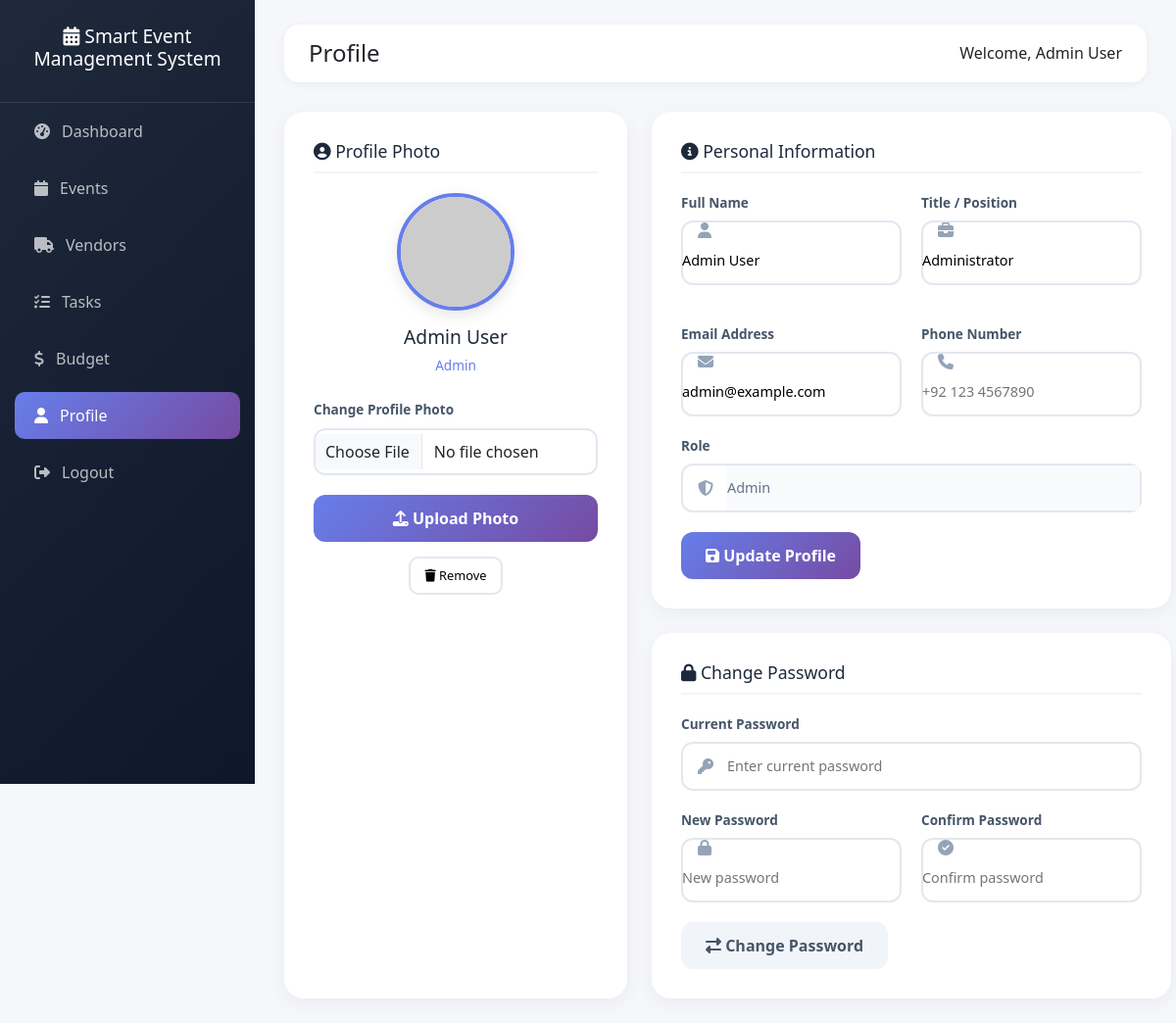
The app's page /profile.php (signed in) with its own data.
### tables this page shows
CREATE TABLE `users` (
  `id` int(11) NOT NULL,
  `name` varchar(100) NOT NULL,
  `email` varchar(100) NOT NULL,
  `password` varchar(255) NOT NULL,
  `role` enum('admin','user') DEFAULT 'user',
  `created_at` timestamp NOT NULL DEFAULT current_timestamp()
);

### profile.php (the view, shortened to what this page needs)
<?php
include 'includes/db.php';
$user_id = $_SESSION['user_id'];
$user_query = mysqli_query($conn, "SELECT * FROM users WHERE id='$user_id'");
$user = mysqli_fetch_assoc($user_query);
$profile_photo = !empty($user['profile_photo']) ? "uploads/" . $user['profile_photo'] : "https://ui-avatars.com/api/?name=" . urlencode($user['name']) . "&background=667eea&color=fff&size=120";
?>
<!DOCTYPE html>
<html lang="en">
<head>
    <link href="https://cdn.jsdelivr.net/npm/bootstrap@5.3.0-alpha1/dist/css/bootstrap.min.css" rel="stylesheet">
    <link rel="stylesheet" href="https://cdnjs.cloudflare.com/ajax/libs/font-awesome/6.4.0/css/all.min.css">
</head>
<body>
<div class="sidebar">
    <div class="brand">
    <h3><i class="fas fa-calendar-alt"></i> Smart Event Management System</h3>
</div>
    <nav class="nav flex-column">
        <a href="dashboard.php" class="nav-link"><i class="fas fa-tachometer-alt"></i> Dashboard</a>
        <a href="events.php" class="nav-link"><i class="fas fa-calendar"></i> Events</a>
        <a href="vendors.php" class="nav-link"><i class="fas fa-truck"></i> Vendors</a>
        <a href="tasks.php" class="nav-link"><i class="fas fa-tasks"></i> Tasks</a>
        <a href="budget.php" class="nav-link"><i class="fas fa-dollar-sign"></i> Budget</a>
        <a href="profile.php" class="nav-link active"><i class="fas fa-user"></i> Profile</a>
        <a href="logout.php" class="nav-link"><i class="fas fa-sign-out-alt"></i> Logout</a>
    </nav>
</div>
<div class="main-content">
    <div class="top-navbar">
        <h4 class="mb-0">Profile</h4>
        <div>
            <span>Welcome, <?php echo $_SESSION['user_name']; ?></span>
        </div>
    </div>
    <div class="profile-grid">
        <div class="profile-card">
            <h4><i class="fas fa-user-circle"></i> Profile Photo</h4>
            <div class="profile-photo">
                <img src="<?php echo $profile_photo; ?>" alt="Profile Photo" id="profileImage">
                <h3><?php echo htmlspecialchars($user['name']); ?></h3>
                <p><?php echo ucfirst($user['role']); ?></p>
            </div>
            <form method="POST" enctype="multipart/form-data">
                <div class="form-group">
                    <label>Change Profile Photo</label>
                    <input type="file" name="profile_photo" class="form-control" accept="image/*" style="padding: 10px; border: 2px solid #e2e8f0; border-radius: 12px;" required>
                </div>
                <button type="submit" name="upload_photo" class="btn-primary" style="width: 100%;">
                    <i class="fas fa-upload"></i> Upload Photo
                </button>
            </form>
            <div class="photo-actions">
               <button class="btn-outline" onclick="removePhoto()"><i class="fas fa-trash"></i> Remove</button>
            </div>
        </div>
        <div>
            <div class="profile-card" style="margin-bottom: 25px;">
                <h4><i class="fas fa-info-circle"></i> Personal Information</h4>
                <form method="POST">
                    <div class="two-columns">
                        <div class="form-group">
                            <label>Full Name</label>
                            <div class="input-group">
                                <i class="fas fa-user"></i>
                                <input type="text" name="name" value="<?php echo htmlspecialchars($user['name']); ?>" required>
                            </div>
                        </div>
                        <div class="form-group">
                            <label>Title / Position</label>
                            <div class="input-group">
                                <i class="fas fa-briefcase"></i>
                                <input type="text" name="title" value="<?php echo htmlspecialchars($user['title'] ?? 'Administrator'); ?>" placeholder="Your Title">
                            </div>
                        </div>
                        <div class="form-group">
                            <label>Email Address</label>
                            <div class="input-group">
                                <i class="fas fa-envelope"></i>
                                <input type="email" name="email" value="<?php echo htmlspecialchars($user['email']); ?>" required>
                            </div>
                        </div>
                        <div class="form-group">
                            <label>Phone Number</label>
                            <div class="input-group">
                                <i class="fas fa-phone"></i>
                                <input type="text" name="phone" value="<?php echo htmlspecialchars($user['phone'] ?? ''); ?>" placeholder="+92 123 4567890">
                            </div>
                        </div>
                    </div>
                    <div class="form-group">
                        <label>Role</label>
                        <div class="input-group">
                            <i class="fas fa-shield-alt"></i>
                            <input type="text" value="<?php echo ucfirst($user['role']); ?>" disabled style="background: #f8fafc; color: #64748b;">
                        </div>
                    </div>
                    <button type="submit" name="update_profile" class="btn-primary">
                        <i class="fas fa-save"></i> Update Profile
                    </button>
                </form>
            </div>
            <div class="profile-card">
                <h4><i class="fas fa-lock"></i> Change Password</h4>
                <form method="POST">
                    <div class="form-group">
                        <label>Current Password</label>
                        <div class="input-group">
                            <i class="fas fa-key"></i>
                            <input type="password" name="current_password" placeholder="Enter current password" required>
                        </div>
                    </div>
                    <div class="two-columns">
                        <div class="form-group">
                            <label>New Password</label>
                            <div class="input-group">
                                <i class="fas fa-lock"></i>
                                <input type="password" name="new_password" placeholder="New password" required>
                            </div>
                        </div>
                        <div class="form-group">
                            <label>Confirm Password</label>
                            <div class="input-group">
                                <i class="fas fa-check-circle"></i>
                                <input type="password" name="confirm_password" placeholder="Confirm password" required>
                            </div>
                        </div>
                    </div>
                    <button type="submit" name="change_password" class="btn-secondary">
                        <i class="fas fa-exchange-alt"></i> Change Password
                    </button>
                </form>
            </div>
        </div>
    </div>
</div>
</body>
</html>

### profile.php (style rules this page uses)
* { margin: 0; padding: 0; box-sizing: border-box; }
body { font-family: 'Segoe UI', Tahoma, Geneva, Verdana, sans-serif; background: #f5f7fa; }
.sidebar { height: 100vh; background: linear-gradient(135deg, #1e293b 0%, #0f172a 100%); position: fixed; left: 0; top: 0; width: 260px; transition: all 0.3s; z-index: 1000; }
.sidebar .brand { padding: 25px 20px; text-align: center; border-bottom: 1px solid rgba(255, 255, 255, 0.1); }
.sidebar .brand h3 { color: white; font-size: 1.2rem; }
.sidebar .nav-link { color: rgba(255, 255, 255, 0.7); padding: 12px 20px; margin: 5px 15px; border-radius: 10px; display: flex; align-items: center; gap: 12px; text-decoration: none; }
.sidebar .nav-link.active { background: linear-gradient(135deg, #667eea, #764ba2); color: white; }
.main-content { margin-left: 260px; padding: 25px 30px; }
.top-navbar { background: white; border-radius: 15px; padding: 15px 25px; margin-bottom: 30px; box-shadow: 0 2px 10px rgba(0, 0, 0, 0.05); display: flex; justify-content: space-between; align-items: center; }
.profile-grid { display: grid; grid-template-columns: 350px 1fr; gap: 25px; }
.profile-card { background: white; border-radius: 20px; padding: 30px; box-shadow: 0 5px 20px rgba(0, 0, 0, 0.05); }
.profile-card h4 { font-size: 1.1rem; margin-bottom: 20px; padding-bottom: 10px; border-bottom: 2px solid #f1f5f9; color: #1e293b; }
.profile-photo { text-align: center; margin-bottom: 25px; }
.profile-photo img { width: 120px; height: 120px; border-radius: 50%; object-fit: cover; border: 4px solid #667eea; box-shadow: 0 5px 15px rgba(0, 0, 0, 0.1); }
.profile-photo h3 { margin-top: 15px; font-size: 1.2rem; color: #1e293b; }
.profile-photo p { color: #667eea; font-size: 0.85rem; }
.photo-actions { display: flex; gap: 10px; justify-content: center; margin-top: 15px; }
.form-group { margin-bottom: 20px; }
.form-group label { display: block; margin-bottom: 8px; font-weight: 600; color: #475569; font-size: 0.85rem; }
.input-group { display: flex; align-items: center; border: 2px solid #e2e8f0; border-radius: 12px; transition: all 0.3s; background: white; }
.input-group i { padding: 0 15px; color: #94a3b8; }
.input-group input, .input-group select { flex: 1; padding: 12px 15px 12px 0; border: none; outline: none; font-size: 0.9rem; background: transparent; }
.btn-primary { background: linear-gradient(135deg, #667eea, #764ba2); border: none; padding: 12px 25px; border-radius: 12px; color: white; font-weight: 600; cursor: pointer; transition: all 0.3s; }
.btn-secondary { background: #f1f5f9; border: none; padding: 12px 25px; border-radius: 12px; color: #475569; font-weight: 600; cursor: pointer; transition: all 0.3s; }
.btn-outline { background: transparent; border: 2px solid #e2e8f0; padding: 8px 15px; border-radius: 10px; cursor: pointer; font-size: 0.8rem; transition: all 0.3s; }
.two-columns { display: grid; grid-template-columns: 1fr 1fr; gap: 20px; }

### records on screen
users: name "Admin User", role "Admin", email "admin@example.com"

### other values on screen
$_SESSION['user_name'] "Admin User"
